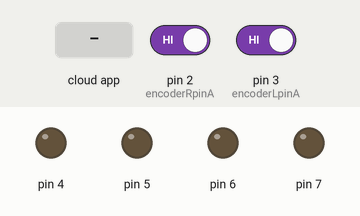
The sketch below on a simulated Arduino Uno, built with avr-gcc and run on an emulated ATmega328P. On the bench: output pins drawn as LEDs (lit = HIGH). The test bench sets the inputs (shaded band); at power-on: pin 2 (encoderRpinA) HIGH, pin 3 (encoderLpinA) HIGH. The ROS host is connected and sends only what is stated.

Above: at 1.2 s.
1.3 s: the phone or cloud app sets angular.z to -100
At 2.5 s:
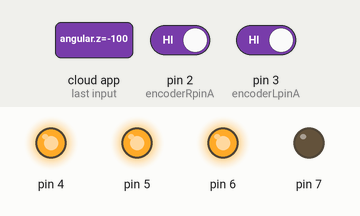
4.3 s: the phone or cloud app sets linear.x to -100
At 5.0 s:
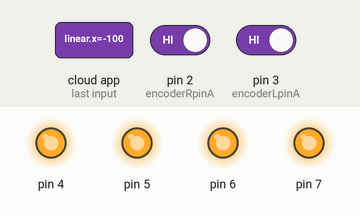
5.8 s: the phone or cloud app sets linear.x to 100
At 6.2 s:
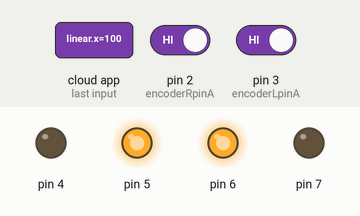
7.3 s: the phone or cloud app sets linear.x to 0
At 8.5 s:
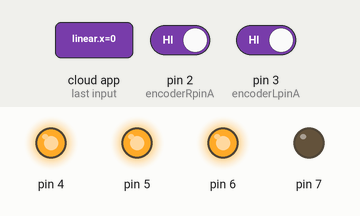
8.8 s: the phone or cloud app sets angular.z to 0
At 9.6 s:
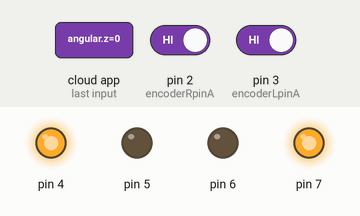
10.3 s: the phone or cloud app sets angular.z to 100
At 10.8 s:
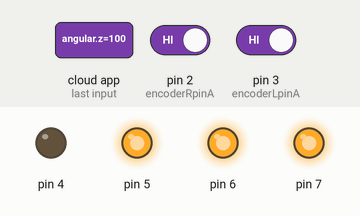
Timing chart, 0 to 12.8 s (numbered marks = the images above; inputs shaded):
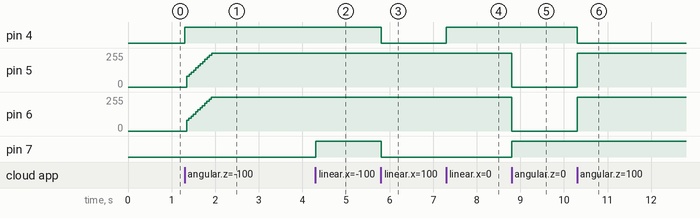

The sketch:

blue-odom.ino
```cpp
//Использование выводов
/*
===PWM==============================================================
Моторы
4 ---> правый мотор PWM1 (+ земля)
5 ---> левый мотор PWM2
===DIGITAL==========================================================
Моторы
52 ---> Direction-пин правого мотора DIR1
53 ---> Direction-пин левого мотора DIR2
===ANALOG==========================================================
нет
*/
#include "motor.h"
#include "odometer.h"

//Encoder variables
const byte encoderRpinA = 2;                              //A pin -> the interrupt pin (2)
const byte encoderRpinB = 17;                              //B pin -> the digital pin (16)
const byte encoderLpinA = 3;                              //A pin -> the interrupt pin (3)
const byte encoderLpinB = 16;                              //B pin -> the digital pin (17)

// Timer variables
const double rate = 100;  // Hz
const double dT = (1 / rate);  // 100 ms = 10 times per sec - Timer interrupt interval
const long Timer1Interval = long(dT * 1000000);  // период счета

//Motor control variables
const int MotorRdir = 4;  // 52  //Right motor Direction Control pin
const int MotorLdir = 7;  // 53  //Left motor Direction Control pin
const int MotorRpwm = 5;  // 4   //Right motor PWM Speed Control pin
const int MotorLpwm = 6;  // 5   //Left motor PWM Speed Control pin

double R = 0.068;
double L = 0.273;

double maxSpeed = 0.544;  // максимальная линейная скорость при скважности 100%, в м/с
unsigned int PPR = 1450;  // импульсов энкодера за оборот

double CL = 1;  // 0.939809;  // корректирующие коеффициенты для радиусов колес
double CR = 1;  // 1.06019;

unsigned int prevTimeMicros = 0;

void printValue(double val, const char* namVal = NULL, bool withSignAndDouble = true);

Motor::MotorPins motorPinsR = {MotorRdir, MotorRpwm};
Motor::MotorPins motorPinsL = {MotorLdir, MotorLpwm};
Motor::PIDcoefs pid = {1, 5, 0};
Motor::MotorParams params = {maxSpeed, R, PPR};

ros::NodeHandle nh;

Motor motorR(motorPinsR, pid, params);
Motor motorL(motorPinsL, pid, params);

Odometer odometer(L, dT);

void cmd_velCallback(const geometry_msgs::Twist& toggle_msg);
ros::Subscriber<geometry_msgs::Twist> sub_cmd_vel("cmd_vel", &cmd_velCallback);

void setup() {
  nh.initNode();

  odometer.setupPublisher(nh);
  nh.subscribe(sub_cmd_vel);

  EncoderInit();
}

void loop() {
  motorR.update();
  motorL.update();

  if (abs(micros() - prevTimeMicros) > Timer1Interval) {
    odometer.update(motorL.getVelocity(), motorR.getVelocity());
    odometer.publish(nh.now());

    prevTimeMicros = micros();
  }

  nh.spinOnce();
  delay(1);
}

 void cmd_velCallback(const geometry_msgs::Twist& twist_msg) {
  double LinearVelocity   = twist_msg.linear.x;
  double AngularVelocity  = twist_msg.angular.z;

  if (abs(LinearVelocity)  < 0.001) LinearVelocity  = 0.0;
  if (abs(AngularVelocity) < 0.001) AngularVelocity = 0.0;

  double SetSpeedR = (((2*LinearVelocity)+(AngularVelocity*L))/(2*R))*R;   //M/S - линейная скорость колеса
  motorR.setVelocity(SetSpeedR);

  double SetSpeedL = (((2*LinearVelocity)-(AngularVelocity*L))/(2*R))*R;
  motorL.setVelocity(SetSpeedL);
}

void SetSpeed(double LinearVelocity, double AngularVelocity) {
  double SetSpeedR = (((2*LinearVelocity)+(AngularVelocity*L))/(2*R))*R;   //M/S - линейная скорость колеса
  motorR.setVelocity(SetSpeedR);

  double SetSpeedL = (((2*LinearVelocity)-(AngularVelocity*L))/(2*R))*R;
  motorL.setVelocity(SetSpeedL);
}

void EncoderInit() { //Initialize encoder interruption
  pinMode(encoderRpinA,INPUT);  // Right weel
  pinMode(encoderRpinB,INPUT);
  pinMode(encoderLpinA,INPUT);  // Left weel
  pinMode(encoderLpinB,INPUT);

  // Привязка прерывания по импульсу энкодера
  attachInterrupt(digitalPinToInterrupt(encoderRpinA), WheelPulseR, RISING );
  attachInterrupt(digitalPinToInterrupt(encoderLpinA), WheelPulseL, RISING );
}

void WheelPulseR() {   // Счетчик спиц правого колеса
  motorR.handleInterruptEncoder();
}

void WheelPulseL() {   // Счетчик спиц левого колеса
  motorL.handleInterruptEncoder();
}
```

motor.cpp
```cpp
#include "motor.h"

Motor::Motor(const Motor::MotorPins& mp, const Motor::PIDcoefs& pid, const Motor::MotorParams& params) {
  this->motorPins = mp;

  pinMode(this->motorPins.pinDir, OUTPUT);
  pinMode(this->motorPins.pinPWM, OUTPUT);

  digitalWrite(this->motorPins.pinDir, LOW);
  analogWrite(this->motorPins.pinPWM, 0);

  this->motorParams = params;

  this->PIDcontroller = new PID(&this->realSpeedPID, &this->outputSpeedPID, &this->targetSpeedPID,
              pid.P, pid.I, pid.D, DIRECT);
  this->PIDcontroller->SetMode(AUTOMATIC);
  this->PIDcontroller->SetOutputLimits(0,255);
  this->PIDcontroller->SetSampleTime(50);
}

void Motor::update() {
  if (micros() - this->timeLastInterrupt > 100000) {
    this->realSpeed = 0;
    this->isMoving = false;
  }

  this->targetSpeedPID = this->targetSpeed * 255 / this->motorParams.maxSpeed;  // уставка скорости
  this->realSpeedPID = this->realSpeed * 255 / this->motorParams.maxSpeed;  // обратная связь ПИД-регулятора, м/сек

  this->PIDcontroller->Compute();

  if (abs(this->targetSpeed) < 0.01) {
    analogWrite(this->motorPins.pinPWM, 0);
  } else {
    analogWrite(this->motorPins.pinPWM, this->outputSpeedPID > 13 ? this->outputSpeedPID : 0);
  }
  digitalWrite(this->motorPins.pinDir, !this->isForward);
}

void Motor::handleInterruptEncoder() {
  if (this->isMoving) {
    this->realSpeed = ((2 * 3.14 * this->motorParams.wheelRadius) / this->motorParams.PPR) / double(micros() - this->timeLastInterrupt) * 1000000;
  } else {
    this->realSpeed = 0;
    this->isMoving = true;
  }

  this->timeLastInterrupt = micros();
}

void Motor::setVelocity(double speed) {
  this->targetSpeed = abs(speed);
  this->isForward = speed > 0;
}

double Motor::getVelocity() {
  return (this->isForward ? 1 : -1) * this->realSpeed;
}
```

motor.h
```cpp
#ifndef MOTOR_H
#define MOTOR_H

#include <stdint.h>
#include <PID_v1.h>
#include <TimerOne.h>

class Motor {
  public:
    struct MotorPins {
      uint8_t pinDir;
      uint8_t pinPWM;
    };

    struct PIDcoefs {
      double P;
      double I;
      double D;
    };

    struct MotorParams {
      double maxSpeed;
      double wheelRadius;
      unsigned int PPR;
    };

    Motor(const Motor::MotorPins& mp, const Motor::PIDcoefs& pid, const Motor::MotorParams& params);

    void update();
    void handleInterruptEncoder();

    double getVelocity();
    void setVelocity(double speed);

  private:
    Motor::MotorPins motorPins;
    Motor::MotorParams motorParams;

    PID* PIDcontroller;

    unsigned long timeLastInterrupt = 0;
    bool isMoving = false;

    double targetSpeed = 0;  // speed abs(m/sec)
    double isForward = true;

    double realSpeed = 0;  // speed (m/sec)

    double targetSpeedPID = 0;  // speed for PID
    double realSpeedPID = 0;  // speed for PID
    double outputSpeedPID = 0;  // speed for PID
};

#endif  /* MOTOR_H */
```

odometer.cpp
```cpp
#include "odometer.h"

const char base_link[] = "base_footprint";
const char odom[] = "odom";

Odometer::Odometer(const double baseWidth, const double dT) {
  this->odomMsg = new nav_msgs::Odometry();
  this->odomPub = new ros::Publisher(odom, this->odomMsg);

  this->baseWidth = baseWidth;
  this->dT =  dT;
}

void Odometer::setupPublisher(ros::NodeHandle &nh) {
    nh.advertise(*odomPub);
}

void Odometer::update(const float velocityLeft, const float velocityRight) {
  // фактическая линейная скорость центра робота
  this->V = (velocityRight + velocityLeft) / 2;  //m/s
  // фактическая угловая скорость поворота робота
  this->omega = (velocityRight - velocityLeft) / this->baseWidth;

  this->yaw += (this->omega * this->dT);  // направление в рад
  this->x += V*cos(this->yaw) * this->dT;  // в метрах
  this->y += V*sin(this->yaw) * this->dT;
}

void Odometer::publish(ros::Time current_time) {
  this->odomMsg->header.stamp          = current_time;
  this->odomMsg->header.frame_id       = odom;
  this->odomMsg->child_frame_id        = base_link;

  this->odomMsg->pose.pose.position.x  = this->x;  // _cur_x;
  this->odomMsg->pose.pose.position.y  = this->y;  // _cur_y;
  this->odomMsg->pose.pose.position.z  = 0.0;
  this->odomMsg->pose.pose.orientation = tf::createQuaternionFromYaw(this->yaw); // _cur_theta;

  this->odomMsg->twist.twist.linear.x  = this->V;  // vx;
  this->odomMsg->twist.twist.linear.y  = 0.0;
  this->odomMsg->twist.twist.angular.z = this->omega;  // vth;

  this->odomPub->publish(odomMsg);
}
```

odometer.h
```cpp
#ifndef ODOMETER_H
#define ODOMETER_H

#include <ros.h>
#include <ros/time.h>
#include <nav_msgs/Odometry.h>
#include <geometry_msgs/Twist.h>
#include <tf/transform_broadcaster.h>
#include <tf/tf.h>

class Odometer {
  public:
    Odometer(const double baseWidth, const double dT);

    void setupPublisher(ros::NodeHandle &nh);
    void update(const float velocityLeft, const float velocityRight);
    void publish(ros::Time current_time);

  private:
    nav_msgs::Odometry* odomMsg;
    ros::Publisher* odomPub;

    double baseWidth = 0;
    double dT = 0;

    double V = 0;
    double omega = 0;

    double yaw = 0;
    double x = 0;
    double y = 0;
  };

#endif  /* ODOMETER_H */
```

Measured:
- after the input at 1.3 s, pin 4: LOW → HIGH at once; pin 5, pin 6: moves from 0/255 to 255/255 over 0.57 s, starting after 0.05 s
- after the input at 4.3 s, pin 7: LOW → HIGH at once
- after the input at 5.8 s, pin 4, pin 7: HIGH → LOW at once
- after the input at 7.3 s, pin 4: LOW → HIGH at once
- after the input at 8.8 s, pin 5, pin 6: 255/255 → 0/255 at once; pin 7: LOW → HIGH at once
- after the input at 10.3 s, pin 4: HIGH → LOW at once; pin 5, pin 6: 0/255 → 255/255 at once
